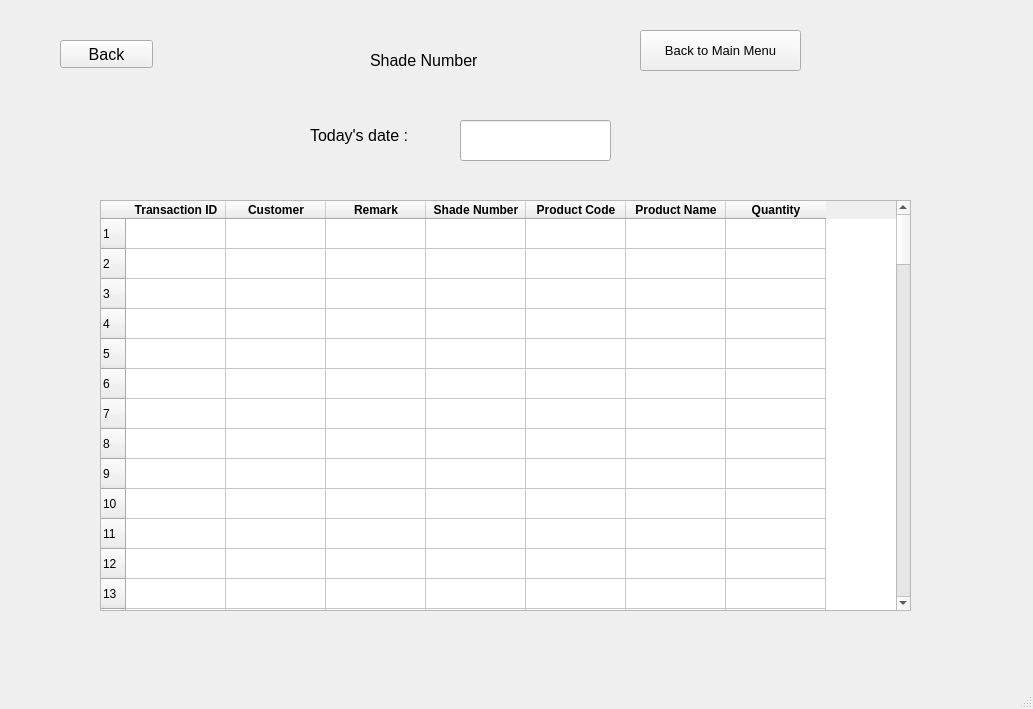
<?xml version="1.0" encoding="UTF-8"?>
<ui version="4.0">
 <class>MainWindow</class>
 <widget class="QMainWindow" name="MainWindow">
  <property name="geometry">
   <rect>
    <x>0</x>
    <y>0</y>
    <width>1033</width>
    <height>709</height>
   </rect>
  </property>
  <property name="windowTitle">
   <string>MainWindow</string>
  </property>
  <widget class="QWidget" name="centralwidget">
   <widget class="QPushButton" name="back_view_rm">
    <property name="geometry">
     <rect>
      <x>60</x>
      <y>40</y>
      <width>93</width>
      <height>28</height>
     </rect>
    </property>
    <property name="font">
     <font>
      <pointsize>12</pointsize>
     </font>
    </property>
    <property name="text">
     <string>Back</string>
    </property>
   </widget>
   <widget class="QLabel" name="label_3">
    <property name="geometry">
     <rect>
      <x>370</x>
      <y>40</y>
      <width>151</width>
      <height>41</height>
     </rect>
    </property>
    <property name="font">
     <font>
      <pointsize>12</pointsize>
     </font>
    </property>
    <property name="text">
     <string>Shade Number</string>
    </property>
   </widget>
   <widget class="QLineEdit" name="shade_view_today_date">
    <property name="geometry">
     <rect>
      <x>460</x>
      <y>120</y>
      <width>151</width>
      <height>41</height>
     </rect>
    </property>
    <property name="font">
     <font>
      <pointsize>12</pointsize>
     </font>
    </property>
    <property name="text">
     <string/>
    </property>
   </widget>
   <widget class="QLabel" name="label_8">
    <property name="geometry">
     <rect>
      <x>310</x>
      <y>110</y>
      <width>181</width>
      <height>51</height>
     </rect>
    </property>
    <property name="font">
     <font>
      <pointsize>12</pointsize>
     </font>
    </property>
    <property name="text">
     <string>Today's date : </string>
    </property>
   </widget>
   <widget class="QPushButton" name="pushButton">
    <property name="geometry">
     <rect>
      <x>640</x>
      <y>30</y>
      <width>161</width>
      <height>41</height>
     </rect>
    </property>
    <property name="font">
     <font>
      <pointsize>10</pointsize>
     </font>
    </property>
    <property name="text">
     <string>Back to Main Menu</string>
    </property>
   </widget>
   <widget class="QTableWidget" name="shade_view_table">
    <property name="geometry">
     <rect>
      <x>100</x>
      <y>200</y>
      <width>811</width>
      <height>411</height>
     </rect>
    </property>
    <property name="rowCount">
     <number>100</number>
    </property>
    <property name="columnCount">
     <number>7</number>
    </property>
    <row/>
    <row/>
    <row/>
    <row/>
    <row/>
    <row/>
    <row/>
    <row/>
    <row/>
    <row/>
    <row/>
    <row/>
    <row/>
    <row/>
    <row/>
    <row/>
    <row/>
    <row/>
    <row/>
    <row/>
    <row/>
    <row/>
    <row/>
    <row/>
    <row/>
    <row/>
    <row/>
    <row/>
    <row/>
    <row/>
    <row/>
    <row/>
    <row/>
    <row/>
    <row/>
    <row/>
    <row/>
    <row/>
    <row/>
    <row/>
    <row/>
    <row/>
    <row/>
    <row/>
    <row/>
    <row/>
    <row/>
    <row/>
    <row/>
    <row/>
    <row/>
    <row/>
    <row/>
    <row/>
    <row/>
    <row/>
    <row/>
    <row/>
    <row/>
    <row/>
    <row/>
    <row/>
    <row/>
    <row/>
    <row/>
    <row/>
    <row/>
    <row/>
    <row/>
    <row/>
    <row/>
    <row/>
    <row/>
    <row/>
    <row/>
    <row/>
    <row/>
    <row/>
    <row/>
    <row/>
    <row/>
    <row/>
    <row/>
    <row/>
    <row/>
    <row/>
    <row/>
    <row/>
    <row/>
    <row/>
    <row/>
    <row/>
    <row/>
    <row/>
    <row/>
    <row/>
    <row/>
    <row/>
    <row/>
    <row/>
    <column>
     <property name="text">
      <string>Transaction ID</string>
     </property>
     <property name="font">
      <font>
       <weight>75</weight>
       <bold>true</bold>
      </font>
     </property>
    </column>
    <column>
     <property name="text">
      <string>Customer</string>
     </property>
     <property name="font">
      <font>
       <weight>75</weight>
       <bold>true</bold>
      </font>
     </property>
    </column>
    <column>
     <property name="text">
      <string>Remark</string>
     </property>
     <property name="font">
      <font>
       <weight>75</weight>
       <bold>true</bold>
      </font>
     </property>
    </column>
    <column>
     <property name="text">
      <string>Shade Number</string>
     </property>
     <property name="font">
      <font>
       <weight>75</weight>
       <bold>true</bold>
      </font>
     </property>
    </column>
    <column>
     <property name="text">
      <string>Product Code</string>
     </property>
     <property name="font">
      <font>
       <weight>75</weight>
       <bold>true</bold>
      </font>
     </property>
    </column>
    <column>
     <property name="text">
      <string>Product Name</string>
     </property>
     <property name="font">
      <font>
       <weight>75</weight>
       <bold>true</bold>
      </font>
     </property>
    </column>
    <column>
     <property name="text">
      <string>Quantity</string>
     </property>
     <property name="font">
      <font>
       <weight>75</weight>
       <bold>true</bold>
      </font>
     </property>
    </column>
    <item row="0" column="5">
     <property name="text">
      <string/>
     </property>
     <property name="flags">
      <set>ItemIsSelectable|ItemIsDragEnabled|ItemIsEnabled</set>
     </property>
    </item>
    <item row="1" column="5">
     <property name="text">
      <string/>
     </property>
     <property name="flags">
      <set>ItemIsSelectable|ItemIsDragEnabled|ItemIsEnabled</set>
     </property>
    </item>
    <item row="2" column="5">
     <property name="text">
      <string/>
     </property>
     <property name="flags">
      <set>ItemIsSelectable|ItemIsDragEnabled|ItemIsEnabled</set>
     </property>
    </item>
    <item row="3" column="5">
     <property name="text">
      <string/>
     </property>
     <property name="flags">
      <set>ItemIsSelectable|ItemIsDragEnabled|ItemIsEnabled</set>
     </property>
    </item>
    <item row="4" column="5">
     <property name="text">
      <string/>
     </property>
     <property name="flags">
      <set>ItemIsSelectable|ItemIsDragEnabled|ItemIsEnabled</set>
     </property>
    </item>
    <item row="5" column="5">
     <property name="text">
      <string/>
     </property>
     <property name="flags">
      <set>ItemIsSelectable|ItemIsDragEnabled|ItemIsEnabled</set>
     </property>
    </item>
    <item row="6" column="5">
     <property name="text">
      <string/>
     </property>
     <property name="flags">
      <set>ItemIsSelectable|ItemIsDragEnabled|ItemIsEnabled</set>
     </property>
    </item>
    <item row="7" column="5">
     <property name="text">
      <string/>
     </property>
     <property name="flags">
      <set>ItemIsSelectable|ItemIsDragEnabled|ItemIsEnabled</set>
     </property>
    </item>
   </widget>
  </widget>
  <widget class="QStatusBar" name="statusbar"/>
 </widget>
 <resources/>
 <connections/>
</ui>
